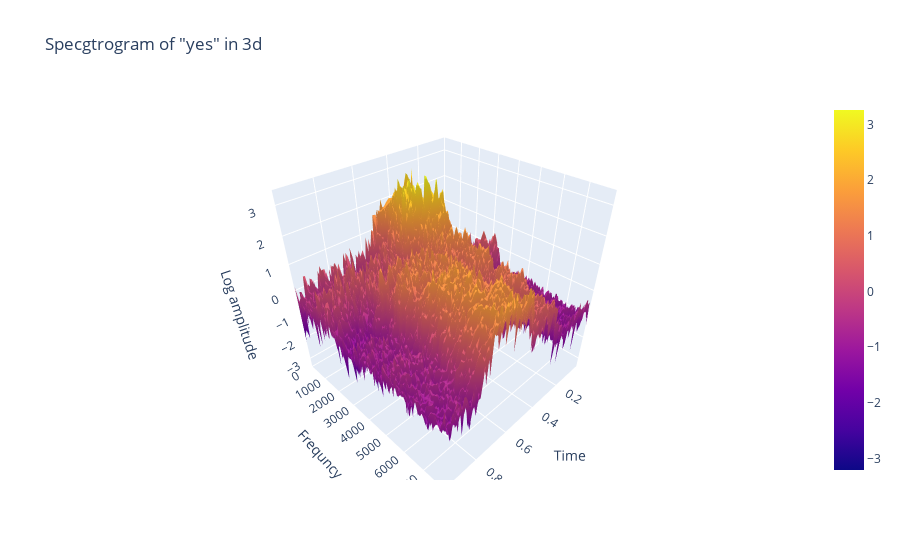

Here is the notebook cell this chart was saved with:
### Markdown cell above
### Spectrogram in 3d

### Code cell
data = [go.Surface(x=times, y=freqs, z=spectrogram.T)]
layout = go.Layout(
title='Specgtrogram of "yes" in 3d',
scene = dict(
yaxis = dict(title='Frequncy', range=[freqs.min(),freqs.max()]),
xaxis = dict(title='Time', range=[times.min(),times.max()],),
zaxis = dict(title='Log amplitude'),
),
)
fig = go.Figure(data=data, layout=layout)
py.iplot(fig)

### Figure 1 — Plotly figure (JSON) as saved in the notebook; plotly's stock layout.template omitted (floating-point values rounded to 4 significant figures; data arrays with more than 128 entries replaced by an {"elided": "..."} marker saying what was removed)
{"data": [{"type": "surface", "x": [0.01, 0.02, 0.03, 0.04, 0.05, 0.06, 0.07, 0.08, 0.09, 0.1, 0.11, 0.12, 0.13, 0.14, 0.15, 0.16, 0.17, 0.18, 0.19, 0.2, 0.21, 0.22, 0.23, 0.24, 0.25, 0.26, 0.27, 0.28, 0.29, 0.3, 0.31, 0.32, 0.33, 0.34, 0.35, 0.36, 0.37, 0.38, 0.39, 0.4, 0.41, 0.42, 0.43, 0.44, 0.45, 0.46, 0.47, 0.48, 0.49, 0.5, 0.51, 0.52, 0.53, 0.54, 0.55, 0.56, 0.57, 0.58, 0.59, 0.6, 0.61, 0.62, 0.63, 0.64, 0.65, 0.66, 0.67, 0.68, 0.69, 0.7, 0.71, 0.72, 0.73, 0.74, 0.75, 0.76, 0.77, 0.78, 0.79, 0.8, 0.81, 0.82, 0.83, 0.84, 0.85, 0.86, 0.87, 0.88, 0.89, 0.9, 0.91, 0.92, 0.93, 0.94, 0.95, 0.96, 0.97, 0.98, 0.99], "y": {"elided": "161 int values"}, "z": {"elided": "161x99 float values"}}], "layout": {"scene": {"xaxis": {"range": [0.01, 0.99], "title": {"text": "Time"}}, "yaxis": {"range": [0, 8000], "title": {"text": "Frequncy"}}, "zaxis": {"title": {"text": "Log amplitude"}}}, "title": {"text": "Specgtrogram of \"yes\" in 3d"}}}
